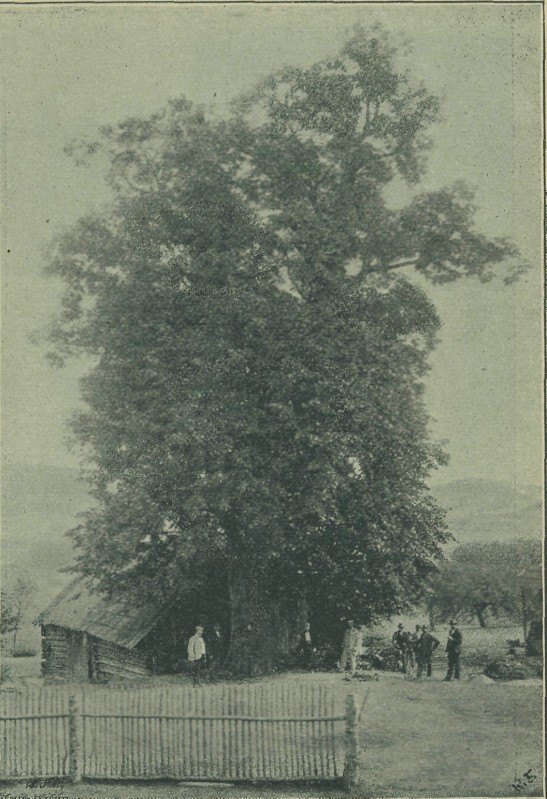
#> input picture Assignment1/Dataset/5/025a0eea25d9986b.jpg, 547 x 799 px; its folder holds only this picture in this run
$ jupyter execute --allow-errors 5..ipynb
#> lines starting #> are read from the running program, lines starting #| are printed output that depends on the picture; after the words box and inside, x2 and y2 are one past the last pixel; in counts of white or black regions, pixels touching at a corner belong together
# Solution for Question5

[cell 1]
import numpy as np
import pandas as pd
import glob
import cv2
import matplotlib.pyplot as plt
import random

[cell 2]
# traversethe image

path = glob.glob("./Dataset/5/*.jpg")
cv_img = []
for img in path:
    n = cv2.imread(img)
#> n is the input picture: shape (799, 547, 3); mean B, G, R 110.4, 127.1, 119.8
    print(n.shape)
#| (799, 547, 3)
    cv_img.append(n)

[cell 3]
for i in cv_img:
    plt.imshow(i)
    plt.show()
#> this loop made 1 pass

## A.Resize all the image

[cell 4]
for l,i in enumerate(cv_img):
    cv_img[l]=cv2.resize(i,(256,256))
#> this loop made 1 pass
#> l on pass 1: 0
#> after the loop, cv_img = 1 item

[cell 5]
#checking the size of each image:
for i in cv_img:
    print(i.shape)

## Converting into gray scle

[cell 6]
gray_cv_img=[]
for l,i in enumerate(cv_img):
    gray_cv_img.append(cv2.cvtColor(i, cv2.COLOR_BGR2GRAY))
#> after the loop, gray_cv_img = 1 item

[cell 7]
for i in gray_cv_img:
    print(i.shape)

## B.Average of all three images.

[cell 8]
avg_img=np.mean(cv_img,axis=0)
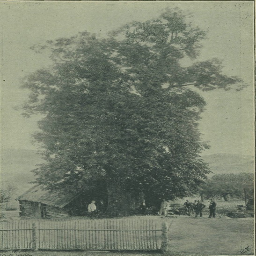
#> avg_img: shape (256, 256, 3) float64; mean of channels 0, 1, 2 110.2, 126.9, 119.7; drawn as B, G, R

[cell 9]
avg_img = avg_img.astype('int32')
avg_img.shape
#> Out = (256, 256, 3)

[cell 10]
plt.imshow(avg_img)
plt.show()

## Second methode for the average

[cell 11]
dst = cv_img[0]
for i in range(len(cv_img)):
    if i == 0:
        pass
    else:
        alpha = 1.0/(i + 1)
        beta = 1.0 - alpha
        dst = cv2.addWeighted(cv_img[i], alpha, dst, beta, 0.0)

[cell 12]
plt.imshow(dst)
plt.show()

## Substract image1 to image2

#> (a cell that did not finish here is left out)

#> (a cell that did not finish here is left out)

## D. Adding salt noise with 5% probability

### Noise
Adding random disturbance into the image is known as image noise.
salt and pepper noise:
1. Salt(White) noise adding into the dark region.
2. Pepper(Black) noise adding into the white region.
3. Salt and pepper noise are added to the gray scale image

[cell 15]
height, width= gray_cv_img[0].shape
#> height = 256; width = 256
salt_img=gray_cv_img[0]
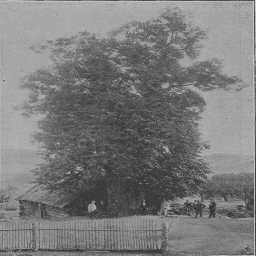
#> salt_img: shape (256, 256); min 51, max 206, mean 122.9
plt.imshow(salt_img)
plt.show()

[cell 16]
print(height,width)
#| 256 256

[cell 17]
# adding the salt noise
size=int((256*256)*(5/100))

[cell 18]
for i in range(size):
    y_cord=random.randint(0,height-1)
    x_cord=random.randint(0,width-1)
    salt_img[y_cord][x_cord]=255
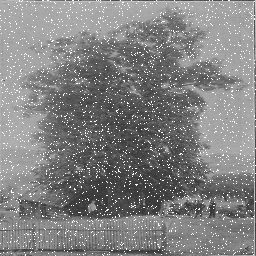
#> salt_img: shape (256, 256); 4.87% of pixels changed, all inside (x1, y1, x2, y2) = (0, 0, 256, 256)

[cell 19]
plt.imshow(salt_img)
plt.show()

## E. Removing the salt noise
Median_Filter: Median filter is used to remove the salt and pepper noise.

[cell 20]
noise_free_img=cv2.medianBlur(salt_img,5)
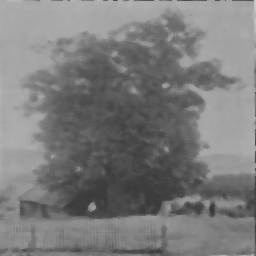
#> noise_free_img: shape (256, 256); min 58, max 200, mean 123.3

[cell 21]
plt.imshow(noise_free_img)
plt.show()

## Applying the convolutional on image
{−1, −1, −1; 0, 0, 0; 1, 1, 1}

[cell 22]
cnv_img=cv_img[0]
plt.imshow(cnv_img)
plt.show()

[cell 23]
print(cnv_img.shape)
#| (256, 256, 3)

[cell 24]
kernel=np.array([[-1, -1, -1],[0, 0, 0],[1, 1, 1]],dtype='float64')

[cell 25]
kernel

[cell 26]
dst=cv2.filter2D(cnv_img,-1,kernel)
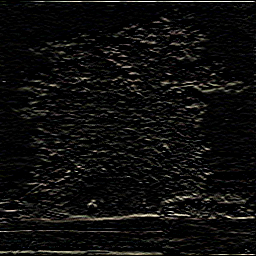
#> dst: shape (256, 256, 3); mean of channels 0, 1, 2 13.1, 14.2, 14.5; drawn as B, G, R

$ run again, on Assignment1/Dataset/5/025a5b815b008c1a.jpg
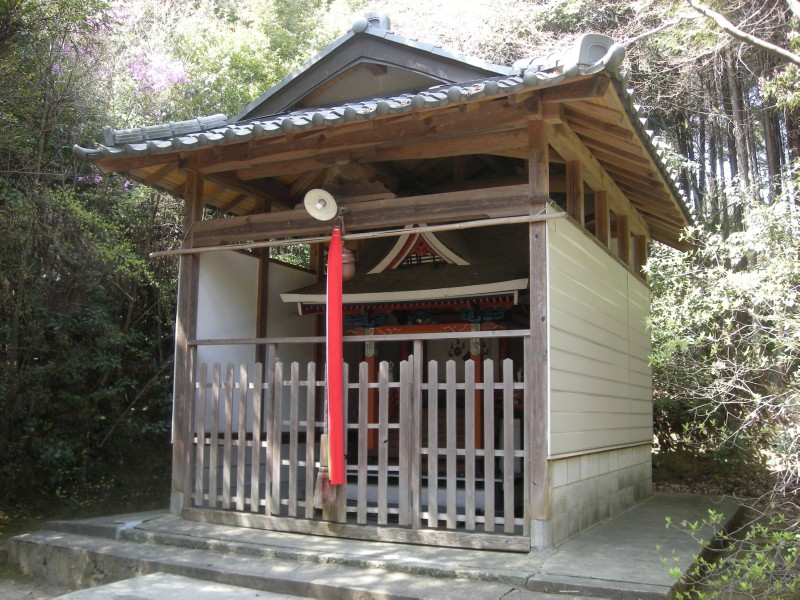
#> input picture Assignment1/Dataset/5/025a5b815b008c1a.jpg, 800 x 600 px
#> n is the input picture: shape (600, 800, 3); mean B, G, R 103.1, 113, 117.7
#| (600, 800, 3)
#> the loop `for i in cv_img:` made 1 pass
#> the loop `for l,i in enumerate(cv_img):` made 1 pass
#> l on pass 1: 0
#> after the loop `for l,i in enumerate(cv_img):`: cv_img = 1 item
#> the loop `for i in gray_cv_img:` made 1 pass
#| (256, 256)
#> the loop `for i in range(len(cv_img)):` made 1 pass
#| 256 256
#> after the loop `for i in range(size):`:
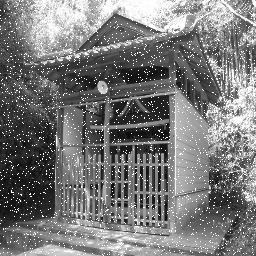
#> salt_img: shape (256, 256); min 10, max 255, mean 120.1
#| (256, 256, 3)
#> `dst=cv2.filter2D(cnv_img,-1,kernel)`:
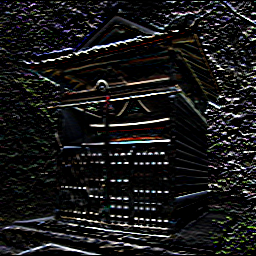
#> dst: shape (256, 256, 3); mean of channels 0, 1, 2 25.1, 24.9, 24.9; drawn as B, G, R
